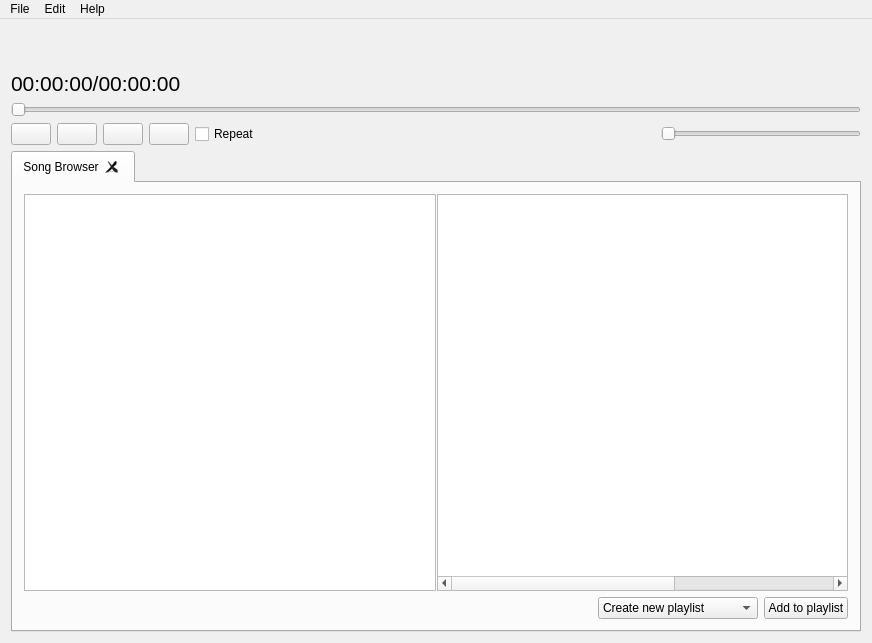
<?xml version="1.0" encoding="UTF-8"?>
<ui version="4.0">
 <class>Jabdah</class>
 <widget class="QMainWindow" name="Jabdah">
  <property name="enabled">
   <bool>true</bool>
  </property>
  <property name="geometry">
   <rect>
    <x>0</x>
    <y>0</y>
    <width>872</width>
    <height>643</height>
   </rect>
  </property>
  <property name="sizePolicy">
   <sizepolicy hsizetype="Preferred" vsizetype="Minimum">
    <horstretch>0</horstretch>
    <verstretch>0</verstretch>
   </sizepolicy>
  </property>
  <property name="minimumSize">
   <size>
    <width>600</width>
    <height>400</height>
   </size>
  </property>
  <property name="maximumSize">
   <size>
    <width>16777215</width>
    <height>16777215</height>
   </size>
  </property>
  <property name="palette">
   <palette>
    <active>
     <colorrole role="Window">
      <brush brushstyle="SolidPattern">
       <color alpha="255">
        <red>240</red>
        <green>240</green>
        <blue>240</blue>
       </color>
      </brush>
     </colorrole>
    </active>
    <inactive>
     <colorrole role="Window">
      <brush brushstyle="SolidPattern">
       <color alpha="255">
        <red>240</red>
        <green>240</green>
        <blue>240</blue>
       </color>
      </brush>
     </colorrole>
    </inactive>
    <disabled>
     <colorrole role="Window">
      <brush brushstyle="SolidPattern">
       <color alpha="255">
        <red>240</red>
        <green>240</green>
        <blue>240</blue>
       </color>
      </brush>
     </colorrole>
    </disabled>
   </palette>
  </property>
  <property name="mouseTracking">
   <bool>false</bool>
  </property>
  <property name="contextMenuPolicy">
   <enum>Qt::DefaultContextMenu</enum>
  </property>
  <property name="acceptDrops">
   <bool>false</bool>
  </property>
  <property name="windowTitle">
   <string>Jabdah</string>
  </property>
  <property name="windowIcon">
   <iconset>
    <normaloff>:/icons/jubduh.png</normaloff>:/icons/jubduh.png</iconset>
  </property>
  <property name="layoutDirection">
   <enum>Qt::LeftToRight</enum>
  </property>
  <property name="autoFillBackground">
   <bool>false</bool>
  </property>
  <property name="locale">
   <locale language="English" country="UnitedStates"/>
  </property>
  <property name="iconSize">
   <size>
    <width>256</width>
    <height>256</height>
   </size>
  </property>
  <widget class="QWidget" name="centralWidget">
   <layout class="QGridLayout" name="gridLayout_3">
    <item row="0" column="0">
     <layout class="QVBoxLayout" name="verticalLayout_2">
      <item>
       <layout class="QVBoxLayout" name="verticalLayout">
        <property name="sizeConstraint">
         <enum>QLayout::SetDefaultConstraint</enum>
        </property>
        <item>
         <widget class="QLabel" name="songInfoLabel">
          <property name="sizePolicy">
           <sizepolicy hsizetype="Expanding" vsizetype="Fixed">
            <horstretch>0</horstretch>
            <verstretch>0</verstretch>
           </sizepolicy>
          </property>
          <property name="minimumSize">
           <size>
            <width>0</width>
            <height>35</height>
           </size>
          </property>
          <property name="maximumSize">
           <size>
            <width>16777215</width>
            <height>50</height>
           </size>
          </property>
          <property name="font">
           <font>
            <pointsize>14</pointsize>
           </font>
          </property>
          <property name="text">
           <string/>
          </property>
          <property name="textFormat">
           <enum>Qt::AutoText</enum>
          </property>
          <property name="scaledContents">
           <bool>false</bool>
          </property>
          <property name="wordWrap">
           <bool>true</bool>
          </property>
         </widget>
        </item>
        <item>
         <layout class="QHBoxLayout" name="horizontalLayout_6">
          <item>
           <widget class="QLabel" name="songTimeLabel">
            <property name="sizePolicy">
             <sizepolicy hsizetype="Minimum" vsizetype="Fixed">
              <horstretch>0</horstretch>
              <verstretch>0</verstretch>
             </sizepolicy>
            </property>
            <property name="minimumSize">
             <size>
              <width>170</width>
              <height>0</height>
             </size>
            </property>
            <property name="font">
             <font>
              <pointsize>16</pointsize>
             </font>
            </property>
            <property name="text">
             <string>00:00:00/00:00:00</string>
            </property>
           </widget>
          </item>
          <item>
           <spacer name="horizontalSpacer_3">
            <property name="orientation">
             <enum>Qt::Horizontal</enum>
            </property>
            <property name="sizeHint" stdset="0">
             <size>
              <width>40</width>
              <height>20</height>
             </size>
            </property>
           </spacer>
          </item>
          <item>
           <widget class="QLabel" name="fileInfoLabel">
            <property name="sizePolicy">
             <sizepolicy hsizetype="Minimum" vsizetype="Fixed">
              <horstretch>0</horstretch>
              <verstretch>0</verstretch>
             </sizepolicy>
            </property>
            <property name="minimumSize">
             <size>
              <width>250</width>
              <height>23</height>
             </size>
            </property>
            <property name="font">
             <font>
              <pointsize>14</pointsize>
             </font>
            </property>
            <property name="text">
             <string/>
            </property>
            <property name="alignment">
             <set>Qt::AlignRight|Qt::AlignTrailing|Qt::AlignVCenter</set>
            </property>
           </widget>
          </item>
         </layout>
        </item>
        <item>
         <widget class="QSlider" name="positionBar">
          <property name="sizePolicy">
           <sizepolicy hsizetype="Minimum" vsizetype="Fixed">
            <horstretch>0</horstretch>
            <verstretch>0</verstretch>
           </sizepolicy>
          </property>
          <property name="minimumSize">
           <size>
            <width>0</width>
            <height>0</height>
           </size>
          </property>
          <property name="sizeIncrement">
           <size>
            <width>300</width>
            <height>0</height>
           </size>
          </property>
          <property name="baseSize">
           <size>
            <width>0</width>
            <height>0</height>
           </size>
          </property>
          <property name="mouseTracking">
           <bool>false</bool>
          </property>
          <property name="pageStep">
           <number>1</number>
          </property>
          <property name="tracking">
           <bool>true</bool>
          </property>
          <property name="orientation">
           <enum>Qt::Horizontal</enum>
          </property>
          <property name="invertedAppearance">
           <bool>false</bool>
          </property>
         </widget>
        </item>
        <item>
         <layout class="QGridLayout" name="gridLayout">
          <item row="0" column="7">
           <spacer name="horizontalSpacer_2">
            <property name="orientation">
             <enum>Qt::Horizontal</enum>
            </property>
            <property name="sizeHint" stdset="0">
             <size>
              <width>50</width>
              <height>20</height>
             </size>
            </property>
           </spacer>
          </item>
          <item row="0" column="6">
           <widget class="QCheckBox" name="checkBox">
            <property name="text">
             <string>Repeat</string>
            </property>
            <property name="tristate">
             <bool>false</bool>
            </property>
           </widget>
          </item>
          <item row="0" column="1">
           <widget class="QPushButton" name="playButton">
            <property name="styleSheet">
             <string notr="true"/>
            </property>
            <property name="text">
             <string/>
            </property>
            <property name="icon">
             <iconset>
              <normaloff>:/icons/play.svg</normaloff>:/icons/play.svg</iconset>
            </property>
           </widget>
          </item>
          <item row="0" column="0">
           <widget class="QPushButton" name="previousButton">
            <property name="sizePolicy">
             <sizepolicy hsizetype="Minimum" vsizetype="Preferred">
              <horstretch>0</horstretch>
              <verstretch>0</verstretch>
             </sizepolicy>
            </property>
            <property name="text">
             <string/>
            </property>
            <property name="icon">
             <iconset>
              <normaloff>:/icons/previous.svg</normaloff>:/icons/previous.svg</iconset>
            </property>
           </widget>
          </item>
          <item row="0" column="9">
           <widget class="QSlider" name="volumeSlider">
            <property name="maximumSize">
             <size>
              <width>200</width>
              <height>16777215</height>
             </size>
            </property>
            <property name="maximum">
             <number>100</number>
            </property>
            <property name="orientation">
             <enum>Qt::Horizontal</enum>
            </property>
            <property name="tickPosition">
             <enum>QSlider::NoTicks</enum>
            </property>
            <property name="tickInterval">
             <number>10</number>
            </property>
           </widget>
          </item>
          <item row="0" column="2">
           <widget class="QPushButton" name="stopButton">
            <property name="text">
             <string/>
            </property>
            <property name="icon">
             <iconset>
              <normaloff>:/icons/stop.svg</normaloff>:/icons/stop.svg</iconset>
            </property>
           </widget>
          </item>
          <item row="0" column="3" colspan="2">
           <widget class="QPushButton" name="nextButton">
            <property name="sizePolicy">
             <sizepolicy hsizetype="Fixed" vsizetype="Minimum">
              <horstretch>0</horstretch>
              <verstretch>0</verstretch>
             </sizepolicy>
            </property>
            <property name="minimumSize">
             <size>
              <width>0</width>
              <height>0</height>
             </size>
            </property>
            <property name="text">
             <string/>
            </property>
            <property name="icon">
             <iconset>
              <normaloff>:/icons/next.svg</normaloff>:/icons/next.svg</iconset>
            </property>
           </widget>
          </item>
          <item row="0" column="8">
           <widget class="QPushButton" name="muteButton">
            <property name="enabled">
             <bool>true</bool>
            </property>
            <property name="maximumSize">
             <size>
              <width>25</width>
              <height>25</height>
             </size>
            </property>
            <property name="text">
             <string/>
            </property>
            <property name="icon">
             <iconset>
              <normaloff>:/icons/sound.svg</normaloff>:/icons/sound.svg</iconset>
            </property>
            <property name="checkable">
             <bool>false</bool>
            </property>
            <property name="default">
             <bool>false</bool>
            </property>
            <property name="flat">
             <bool>true</bool>
            </property>
           </widget>
          </item>
         </layout>
        </item>
       </layout>
      </item>
     </layout>
    </item>
    <item row="1" column="0">
     <widget class="QTabWidget" name="tabWidget">
      <property name="tabShape">
       <enum>QTabWidget::Rounded</enum>
      </property>
      <property name="currentIndex">
       <number>0</number>
      </property>
      <property name="elideMode">
       <enum>Qt::ElideNone</enum>
      </property>
      <property name="documentMode">
       <bool>false</bool>
      </property>
      <property name="tabsClosable">
       <bool>true</bool>
      </property>
      <property name="movable">
       <bool>true</bool>
      </property>
      <widget class="QWidget" name="folderviewTab">
       <attribute name="title">
        <string>Song Browser</string>
       </attribute>
       <layout class="QVBoxLayout" name="verticalLayout_4">
        <item>
         <widget class="QSplitter" name="splitter">
          <property name="sizePolicy">
           <sizepolicy hsizetype="Expanding" vsizetype="Expanding">
            <horstretch>0</horstretch>
            <verstretch>0</verstretch>
           </sizepolicy>
          </property>
          <property name="frameShape">
           <enum>QFrame::NoFrame</enum>
          </property>
          <property name="lineWidth">
           <number>0</number>
          </property>
          <property name="midLineWidth">
           <number>0</number>
          </property>
          <property name="orientation">
           <enum>Qt::Horizontal</enum>
          </property>
          <property name="opaqueResize">
           <bool>true</bool>
          </property>
          <property name="handleWidth">
           <number>1</number>
          </property>
          <property name="childrenCollapsible">
           <bool>false</bool>
          </property>
          <widget class="QTreeWidget" name="folderList">
           <property name="headerHidden">
            <bool>true</bool>
           </property>
           <column>
            <property name="text">
             <string notr="true">1</string>
            </property>
           </column>
          </widget>
          <widget class="QTreeWidget" name="fileList">
           <property name="contextMenuPolicy">
            <enum>Qt::ActionsContextMenu</enum>
           </property>
           <property name="frameShape">
            <enum>QFrame::StyledPanel</enum>
           </property>
           <property name="frameShadow">
            <enum>QFrame::Sunken</enum>
           </property>
           <property name="dragEnabled">
            <bool>false</bool>
           </property>
           <property name="dragDropMode">
            <enum>QAbstractItemView::DropOnly</enum>
           </property>
           <property name="defaultDropAction">
            <enum>Qt::LinkAction</enum>
           </property>
           <property name="alternatingRowColors">
            <bool>true</bool>
           </property>
           <property name="selectionMode">
            <enum>QAbstractItemView::ExtendedSelection</enum>
           </property>
           <property name="selectionBehavior">
            <enum>QAbstractItemView::SelectRows</enum>
           </property>
           <property name="rootIsDecorated">
            <bool>false</bool>
           </property>
           <property name="uniformRowHeights">
            <bool>true</bool>
           </property>
           <property name="itemsExpandable">
            <bool>false</bool>
           </property>
           <property name="sortingEnabled">
            <bool>true</bool>
           </property>
           <property name="animated">
            <bool>true</bool>
           </property>
           <property name="headerHidden">
            <bool>true</bool>
           </property>
           <property name="columnCount">
            <number>7</number>
           </property>
           <attribute name="headerVisible">
            <bool>false</bool>
           </attribute>
           <attribute name="headerCascadingSectionResizes">
            <bool>false</bool>
           </attribute>
           <attribute name="headerDefaultSectionSize">
            <number>100</number>
           </attribute>
           <attribute name="headerHighlightSections">
            <bool>false</bool>
           </attribute>
           <attribute name="headerShowSortIndicator" stdset="0">
            <bool>true</bool>
           </attribute>
           <column>
            <property name="text">
             <string>Track</string>
            </property>
           </column>
           <column>
            <property name="text">
             <string>Title</string>
            </property>
            <property name="font">
             <font>
              <kerning>true</kerning>
             </font>
            </property>
           </column>
           <column>
            <property name="text">
             <string>Artist(s)</string>
            </property>
           </column>
           <column>
            <property name="text">
             <string>Album</string>
            </property>
           </column>
           <column>
            <property name="text">
             <string>Year</string>
            </property>
           </column>
           <column>
            <property name="text">
             <string>Duration</string>
            </property>
           </column>
           <column>
            <property name="text">
             <string>Location</string>
            </property>
           </column>
          </widget>
         </widget>
        </item>
        <item>
         <layout class="QHBoxLayout" name="horizontalLayout">
          <property name="sizeConstraint">
           <enum>QLayout::SetDefaultConstraint</enum>
          </property>
          <property name="leftMargin">
           <number>0</number>
          </property>
          <item>
           <spacer name="horizontalSpacer_4">
            <property name="orientation">
             <enum>Qt::Horizontal</enum>
            </property>
            <property name="sizeHint" stdset="0">
             <size>
              <width>40</width>
              <height>20</height>
             </size>
            </property>
           </spacer>
          </item>
          <item>
           <widget class="QComboBox" name="playlistBox">
            <property name="sizePolicy">
             <sizepolicy hsizetype="MinimumExpanding" vsizetype="Fixed">
              <horstretch>0</horstretch>
              <verstretch>0</verstretch>
             </sizepolicy>
            </property>
            <property name="maximumSize">
             <size>
              <width>160</width>
              <height>16777215</height>
             </size>
            </property>
            <item>
             <property name="text">
              <string>Create new playlist</string>
             </property>
            </item>
           </widget>
          </item>
          <item>
           <widget class="QPushButton" name="addNowPlayingButton">
            <property name="sizePolicy">
             <sizepolicy hsizetype="Minimum" vsizetype="Fixed">
              <horstretch>0</horstretch>
              <verstretch>0</verstretch>
             </sizepolicy>
            </property>
            <property name="text">
             <string>Add to playlist</string>
            </property>
           </widget>
          </item>
         </layout>
        </item>
       </layout>
      </widget>
     </widget>
    </item>
   </layout>
  </widget>
  <widget class="QMenuBar" name="menuBar">
   <property name="geometry">
    <rect>
     <x>0</x>
     <y>0</y>
     <width>872</width>
     <height>21</height>
    </rect>
   </property>
   <widget class="QMenu" name="menuFile">
    <property name="title">
     <string>File</string>
    </property>
    <widget class="QMenu" name="menuOpen">
     <property name="title">
      <string>Open</string>
     </property>
     <addaction name="actionFile"/>
     <addaction name="separator"/>
     <addaction name="actionPlaylist"/>
    </widget>
    <addaction name="menuOpen"/>
    <addaction name="separator"/>
    <addaction name="actionAdd_file_s"/>
    <addaction name="actionAdd_playlist"/>
    <addaction name="separator"/>
    <addaction name="actionQuit"/>
   </widget>
   <widget class="QMenu" name="menuHelp">
    <property name="title">
     <string>Help</string>
    </property>
    <addaction name="actionAbout_QT"/>
    <addaction name="actionAbout"/>
   </widget>
   <widget class="QMenu" name="menuSettings">
    <property name="title">
     <string>Edit</string>
    </property>
    <addaction name="actionAdd_Tab"/>
    <addaction name="actionPreferences"/>
   </widget>
   <addaction name="menuFile"/>
   <addaction name="menuSettings"/>
   <addaction name="menuHelp"/>
  </widget>
  <action name="actionFile">
   <property name="text">
    <string>File(s)</string>
   </property>
  </action>
  <action name="actionQuit">
   <property name="text">
    <string>Quit</string>
   </property>
  </action>
  <action name="actionAbout">
   <property name="text">
    <string>About</string>
   </property>
  </action>
  <action name="actionPreferences">
   <property name="text">
    <string>Preferences</string>
   </property>
  </action>
  <action name="actionAbout_QT">
   <property name="text">
    <string>About QT</string>
   </property>
  </action>
  <action name="actionAdd_file_s">
   <property name="text">
    <string>Add file(s)</string>
   </property>
  </action>
  <action name="actionAdd_playlist">
   <property name="text">
    <string>Add playlist</string>
   </property>
  </action>
  <action name="actionPlaylist">
   <property name="text">
    <string>Playlist</string>
   </property>
  </action>
  <action name="actionAdd_Tab">
   <property name="text">
    <string>New Playlist</string>
   </property>
  </action>
 </widget>
 <layoutdefault spacing="6" margin="11"/>
 <resources>
  <include location="images.qrc"/>
 </resources>
 <connections/>
</ui>
